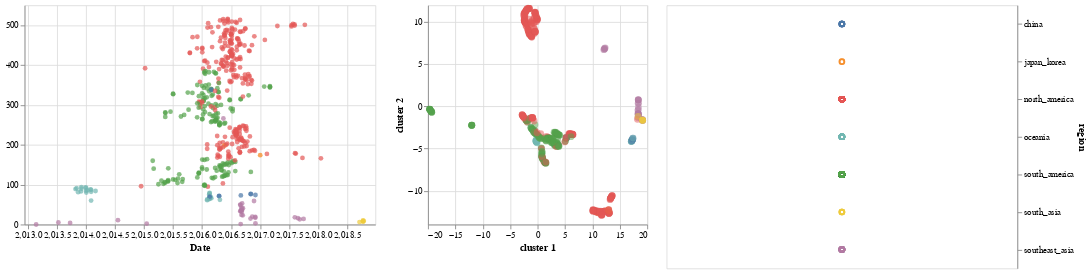

Write notebook code for a chart like this one.
### Code cell
import altair as alt

#brush = alt.selection(type='interval', resolve='global')
base = alt.Chart(merged_df)
selection = alt.selection_multi(fields=['region'])

color = alt.condition(selection,
                      alt.Color('region:N', legend=None),
                      alt.value('lightgray'))

TSNE1 = base.mark_circle(size=60).encode(
    x='cluster 1',
    y='cluster 2',
    opacity=alt.value(0.5),
    color=color,
    tooltip=['strain', 'region']
).add_selection(selection).properties(width=250,height=250)

#Make this into a website (view compiled vega -- gives you the javascript -- put that into a HTML script)
tree_name = base.mark_circle().encode(
    x=alt.X(
        "date:Q",
        scale=alt.Scale(domain=(node_df["date"].min() - 0.2, node_df["date"].max() + 0.2)),
        title="Date"
    ),
    y=alt.Y(
        "y:Q",
        title=""
    ),
    color=color,
    tooltip=["strain:N", "region:N", "date:Q"]
).add_selection(selection).properties(width=400,height=250)

legend = base.mark_point().encode(
    y=alt.Y('region:N', axis=alt.Axis(orient='right')),
    color=color
).add_selection(
    selection
)
#make region clickable
clickableUMAPChart = tree_name|TSNE1|legend

clickableUMAPChart
#Make this into a website (view compiled vega -- gives you the javascript -- put that into a HTML script)

### Figure 1 — Vega-Lite specification as saved in the notebook (floating-point values rounded to 4 significant figures; data arrays with more than 128 entries replaced by an {"elided": "..."} marker saying what was removed)
{"$schema": "https://vega.github.io/schema/vega-lite/v3.3.0.json", "config": {"mark": {"tooltip": null}, "view": {"height": 300, "width": 400}}, "data": {"name": "data-af58600d13794296c9a32d0db427db82"}, "datasets": {"data-af58600d13794296c9a32d0db427db82": {"elided": "486 records"}}, "hconcat": [{"encoding": {"color": {"condition": {"field": "region", "legend": null, "selection": "selector004", "type": "nominal"}, "value": "lightgray"}, "tooltip": [{"field": "strain", "type": "nominal"}, {"field": "region", "type": "nominal"}, {"field": "date", "type": "quantitative"}], "x": {"field": "date", "scale": {"domain": [2013.0, 2019.0]}, "title": "Date", "type": "quantitative"}, "y": {"field": "y", "title": "", "type": "quantitative"}}, "height": 250, "mark": "circle", "selection": {"selector004": {"fields": ["region"], "type": "multi"}}, "width": 400}, {"encoding": {"color": {"condition": {"field": "region", "legend": null, "selection": "selector004", "type": "nominal"}, "value": "lightgray"}, "opacity": {"value": 0.5}, "tooltip": [{"field": "strain", "type": "nominal"}, {"field": "region", "type": "nominal"}], "x": {"field": "cluster 1", "type": "quantitative"}, "y": {"field": "cluster 2", "type": "quantitative"}}, "height": 250, "mark": {"size": 60, "type": "circle"}, "selection": {"selector004": {"fields": ["region"], "type": "multi"}}, "width": 250}, {"encoding": {"color": {"condition": {"field": "region", "legend": null, "selection": "selector004", "type": "nominal"}, "value": "lightgray"}, "y": {"axis": {"orient": "right"}, "field": "region", "type": "nominal"}}, "mark": "point", "selection": {"selector004": {"fields": ["region"], "type": "multi"}}}]}
